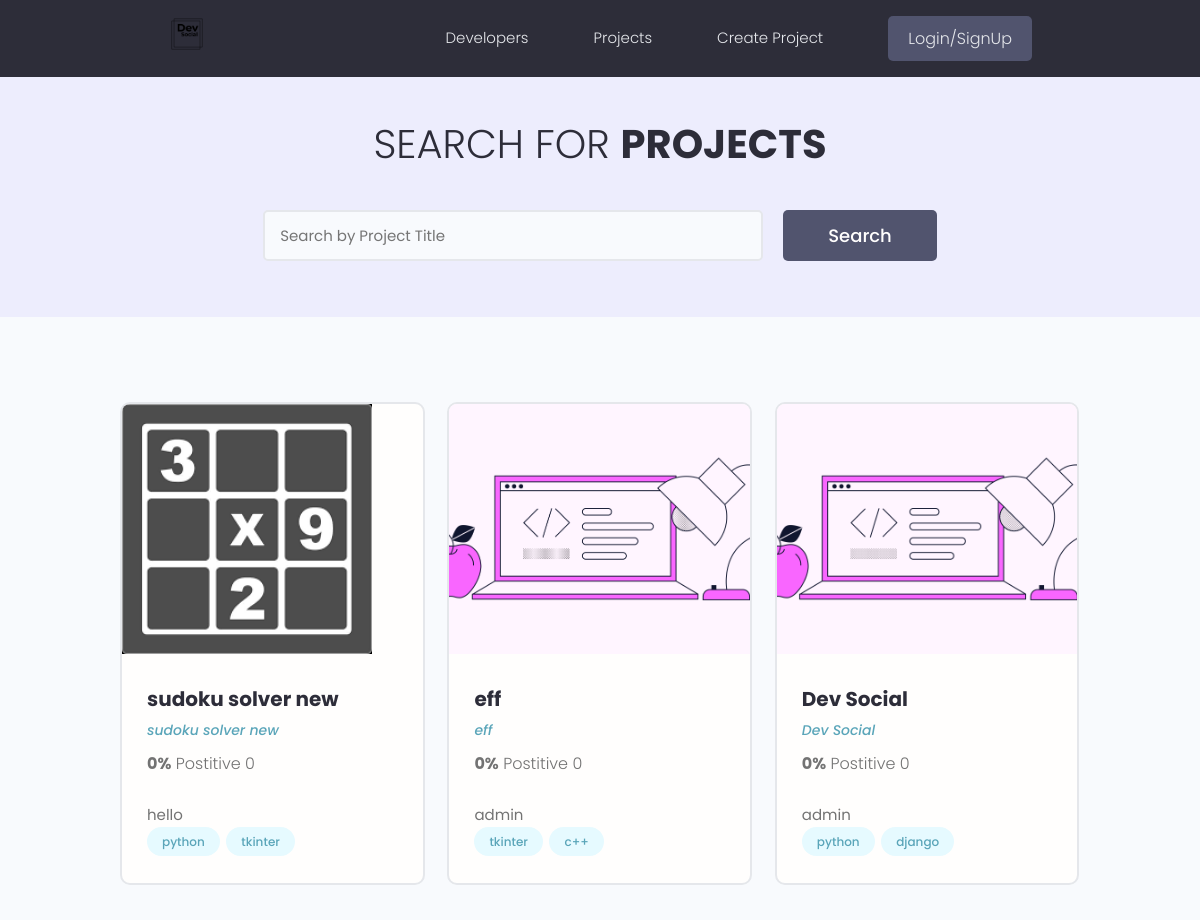
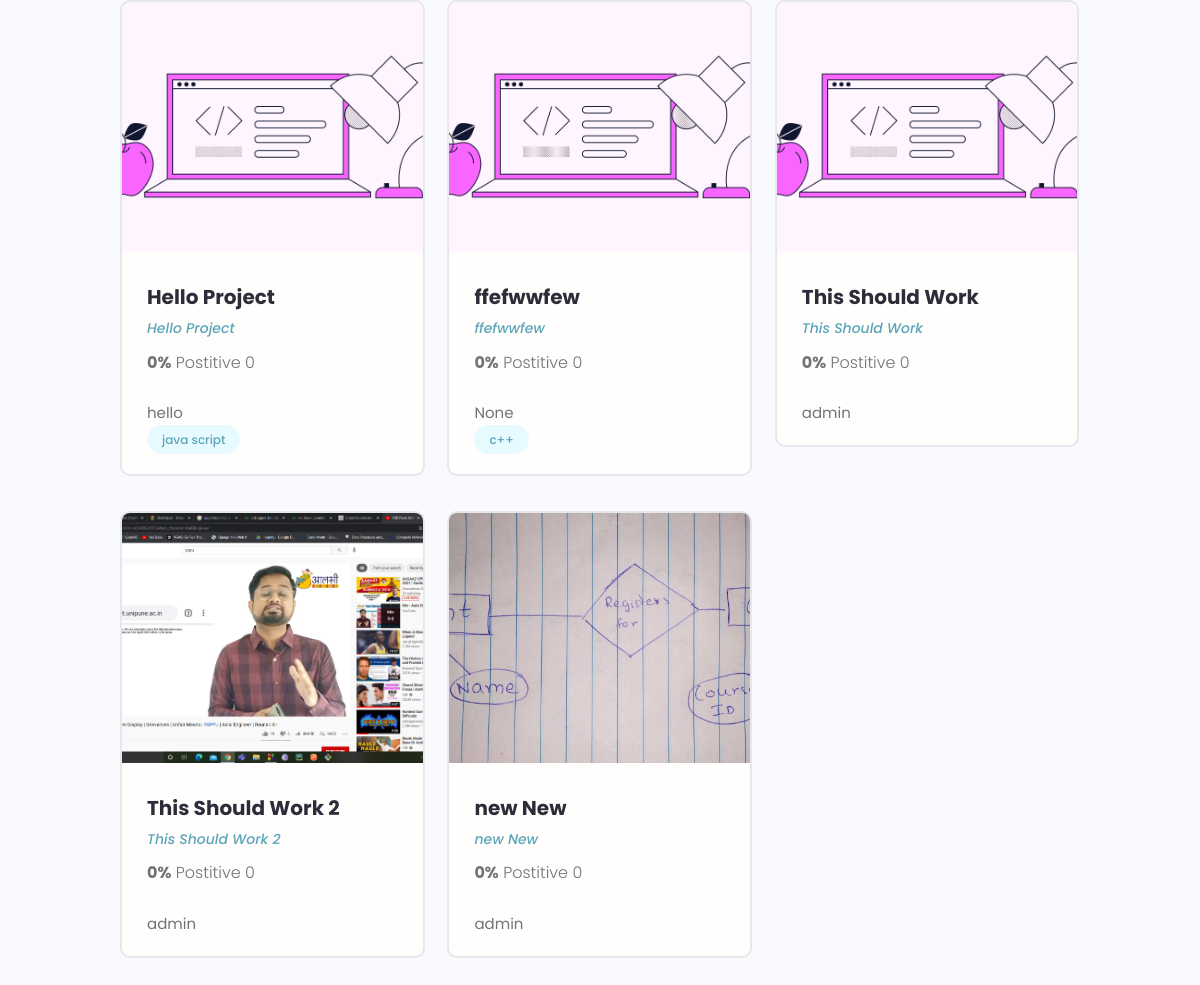
Before: / with the older database file (2 pictures, top to bottom).
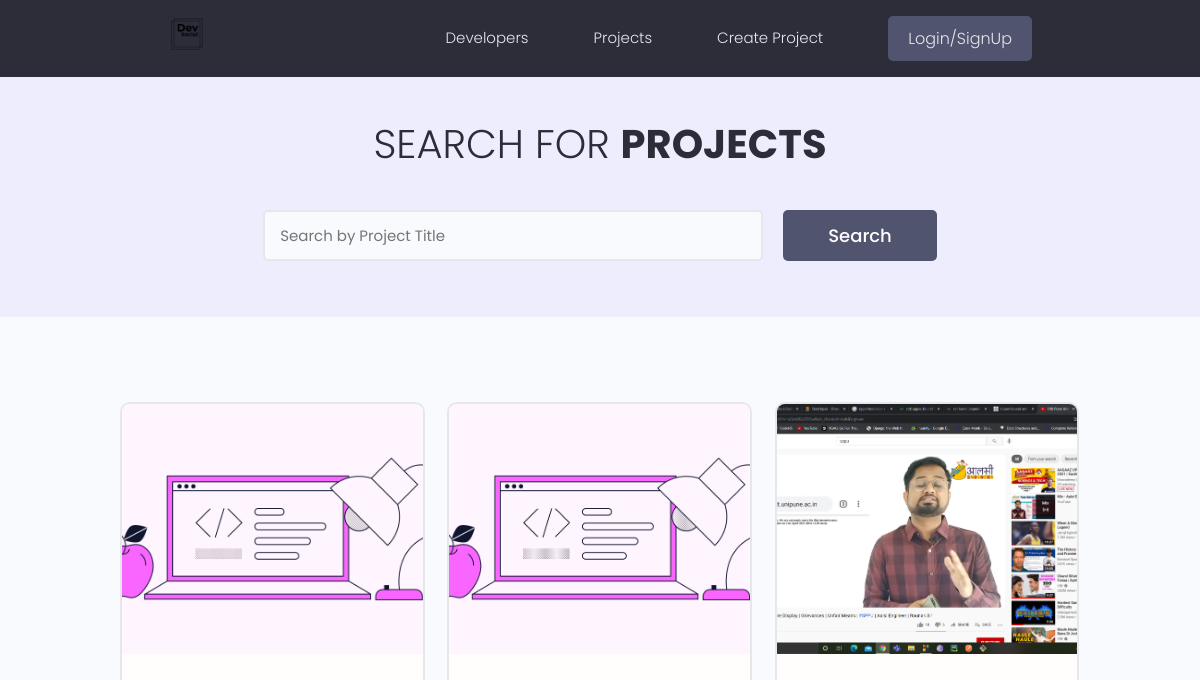
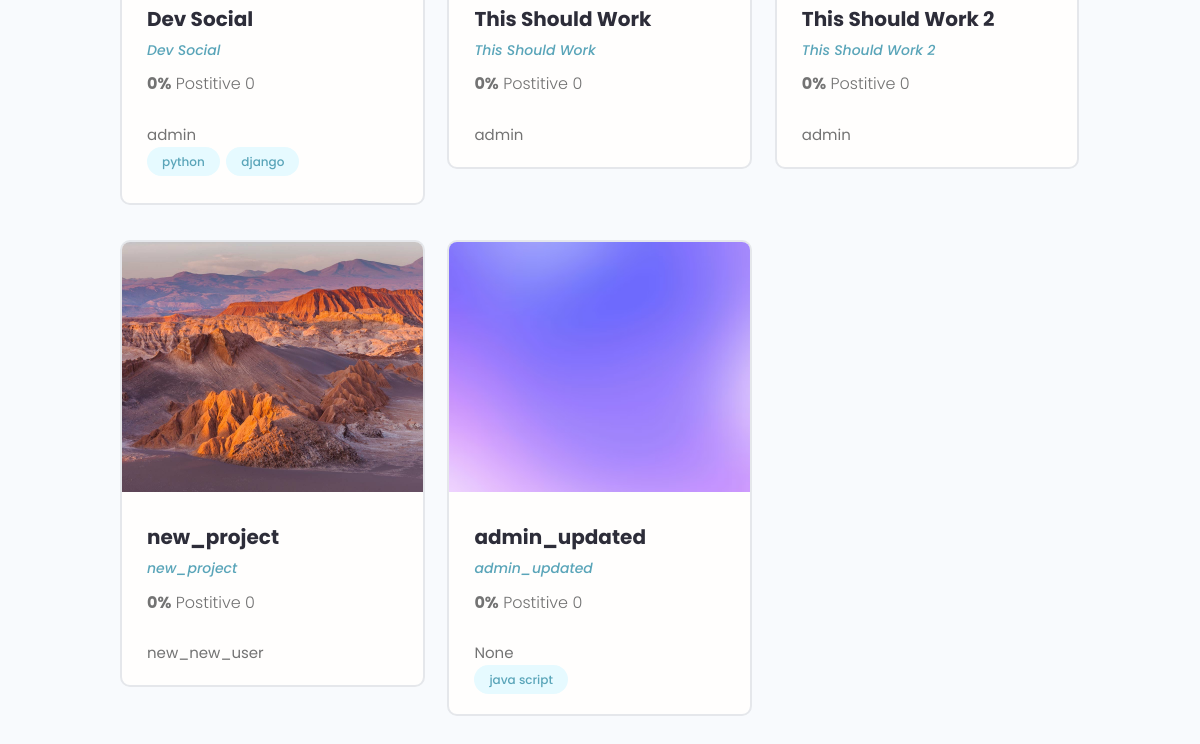
After: the same page with the newer database file (2 pictures, top to bottom).
### projects/models.py (models this page shows, shortened)
class Project(models.Model):
	user = models.ForeignKey(User, on_delete = models.CASCADE, blank = True, null = True)
	title = models.CharField(max_length = 100)
	desciption = models.TextField(null = True, blank = True)
	created = models.DateTimeField(default = datetime.now)
	source_link = models.CharField(max_length = 3500, null = True, blank = True)
	demo_link = models.CharField(max_length = 3500, null = True, blank = True)
	upvotes = models.IntegerField(default = 0)
	downvotes = models.IntegerField(default = 0)
	tags = models.ManyToManyField('Tag')
	img = models.ImageField(blank=True, null = True, default = 'default.png')

class Tag(models.Model):
	name = models.CharField(max_length = 100)

### projects/views.py (the view, shortened to what this page needs)
# urls.py: path('', include('projects.urls')),
def projects(request):
	query = ''
	projects = models.Project.objects.all();
	return render(request, 'projects/projects.html', {'projects':projects})

### projects/templates/projects/projects.html (shortened to what this page needs)
{% extends 'projects/base.html' %}
{% block content %}
	<main class="projects">
    <section class="hero-section text-center">
      <div class="container container--narrow">
        <div class="hero-section__box">
          <h2>Search for <span>Projects</span></h2>
        </div>
        <div class="hero-section__search">
          <form class="form" action="#" method="get">
            <div class="form__field">
              <input class="input input--text" id="formInput#search" type="text" name="text"
                placeholder="Search by Project Title" />
            </div>
            <input class="btn btn--sub btn--lg" type="submit" value="Search" />
          </form>
        </div>
      </div>
    </section>
    <section class="projectsList">
      <div class="container">
        <div class="grid grid--three">
        	{% for project in projects %}
          <div class="column">
            <div class="card project">
              <a href="{% url 'SingleProject' project.title %}" class="project">
                <img class="project__thumbnail" src="{{ project.img.url }}" alt="project thumbnail" />
                <div class="card__body">
                  <h3 class="project__title">{{ project.title }}</h3>
                  <p><a class="project__author" href="{% url 'SingleProject' project.title %}">{{ project.title }}</a></p>
                  <p class="project--rating">
                    <span style="font-weight: bold;">0%</span> Postitive
                    {{ project.upvotes }}
                  </p>
                    {{ project.user }}
                  <div class="project__tags">
                  	{% for tag in project.tags.all %}
                    <span class="tag tag--pill tag--main">
                      <small>{{ tag.name }}</small>
                    </span>
                    {% endfor %}
                  </div>
                </div>
              </a>
            </div>
          </div>
       {% endfor %}
        </div>
      </div>
    </section>
  </main>
{% endblock %}

Changed rows visible on the page:
removed Project: img (picture), title "sudoku solver new", upvotes "0", user "hello", Tag (name "python")
no longer on this page (row unchanged): Tag: name "tkinter"
removed Project: img (placeholder picture), title "eff", upvotes "0", user "admin"
no longer on this page (row unchanged): Tag: name "c++"
removed Project: img (placeholder picture), title "Hello Project", upvotes "0", user "hello", Tag (name "java script")
removed Project: img (placeholder picture), title "ffefwwfew", upvotes "0", user "None"
removed Project: img (picture), title "new New", upvotes "0", user "admin"
added Project: img (picture), title "new_project", upvotes "0", user "new_new_user"
added Project: img (picture), title "admin_updated", upvotes "0", user "None", Tag (name "java script")
